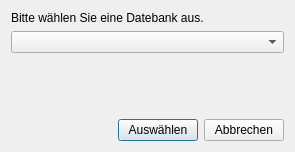
<?xml version="1.0" encoding="UTF-8"?>
<ui version="4.0">
 <class>DatabaseDialog</class>
 <widget class="QDialog" name="DatabaseDialog">
  <property name="geometry">
   <rect>
    <x>0</x>
    <y>0</y>
    <width>295</width>
    <height>152</height>
   </rect>
  </property>
  <property name="windowTitle">
   <string>Dialog</string>
  </property>
  <layout class="QVBoxLayout" name="verticalLayout">
   <item>
    <widget class="QLabel" name="_label">
     <property name="text">
      <string>Bitte wählen Sie eine Datebank aus.</string>
     </property>
    </widget>
   </item>
   <item>
    <widget class="QComboBox" name="_comboDatabases"/>
   </item>
   <item>
    <spacer name="verticalSpacer">
     <property name="orientation">
      <enum>Qt::Vertical</enum>
     </property>
     <property name="sizeHint" stdset="0">
      <size>
       <width>20</width>
       <height>40</height>
      </size>
     </property>
    </spacer>
   </item>
   <item>
    <layout class="QHBoxLayout" name="horizontalLayout">
     <item>
      <spacer name="horizontalSpacer">
       <property name="orientation">
        <enum>Qt::Horizontal</enum>
       </property>
       <property name="sizeHint" stdset="0">
        <size>
         <width>40</width>
         <height>20</height>
        </size>
       </property>
      </spacer>
     </item>
     <item>
      <widget class="QPushButton" name="_pushAccept">
       <property name="text">
        <string>Auswählen</string>
       </property>
      </widget>
     </item>
     <item>
      <widget class="QPushButton" name="_pushCancel">
       <property name="text">
        <string>Abbrechen</string>
       </property>
      </widget>
     </item>
    </layout>
   </item>
  </layout>
 </widget>
 <resources/>
 <connections/>
</ui>
